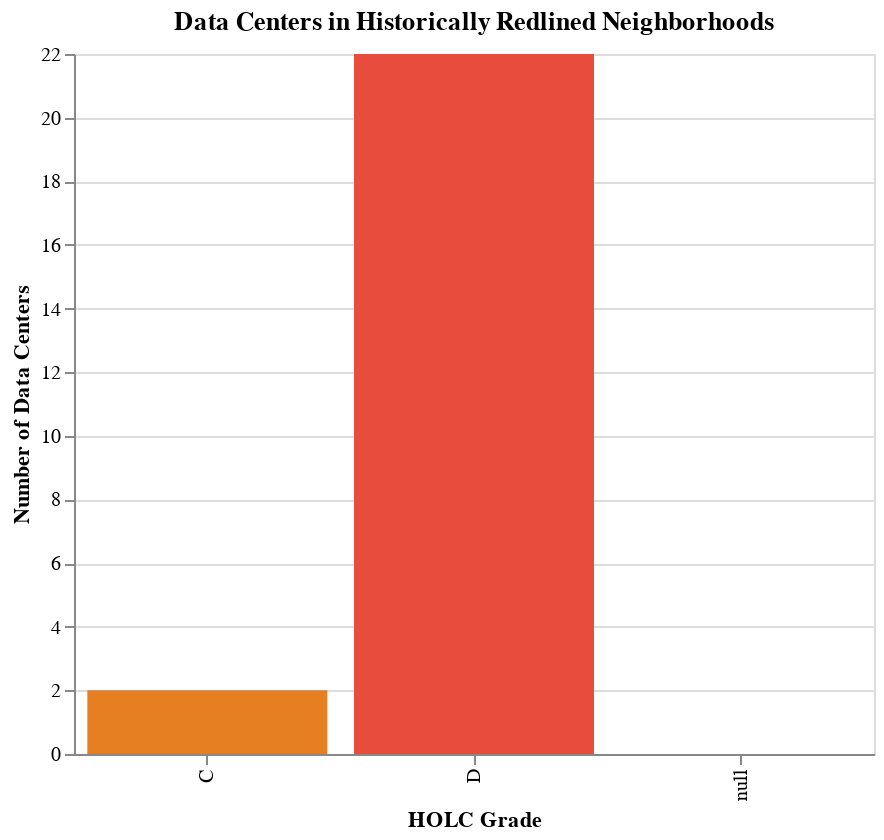

Notebook code for this chart:
### Code cell
# Count data centers by HOLC grade
grade_counts = (
    dcs_holc
    .group_by("grade")
    .agg(count=_.grade.count())
    .order_by("grade")
    .execute()
)

holc_colors = {"A": "#2ECC71", "B": "#F1C40F", "C": "#E67E22", "D": "#E74C3C"}

from IPython.display import display
display(grade_counts)

alt.Chart(grade_counts).mark_bar().encode(
    x=alt.X("grade:N", title="HOLC Grade", sort=["A", "B", "C", "D"]),
    y=alt.Y("count:Q", title="Number of Data Centers"),
    color=alt.Color("grade:N", scale=alt.Scale(domain=list(holc_colors.keys()), range=list(holc_colors.values())), legend=None)
).properties(width=400, height=350, title="Data Centers in Historically Redlined Neighborhoods")

### Figure 1 — Vega-Lite specification as saved in the notebook (floating-point values rounded to 4 significant figures)
{"config": {"view": {"continuousWidth": 300, "continuousHeight": 300}}, "data": {"name": "data-1a3905301b77451b9b497b48b8f11fe7"}, "mark": {"type": "bar"}, "encoding": {"color": {"field": "grade", "legend": null, "scale": {"domain": ["A", "B", "C", "D"], "range": ["#2ECC71", "#F1C40F", "#E67E22", "#E74C3C"]}, "type": "nominal"}, "x": {"field": "grade", "sort": ["A", "B", "C", "D"], "title": "HOLC Grade", "type": "nominal"}, "y": {"field": "count", "title": "Number of Data Centers", "type": "quantitative"}}, "height": 350, "title": "Data Centers in Historically Redlined Neighborhoods", "width": 400, "$schema": "https://vega.github.io/schema/vega-lite/v6.1.0.json", "datasets": {"data-1a3905301b77451b9b497b48b8f11fe7": [{"grade": "C", "count": 2}, {"grade": "D", "count": 22}, {"grade": null, "count": 0}]}}
